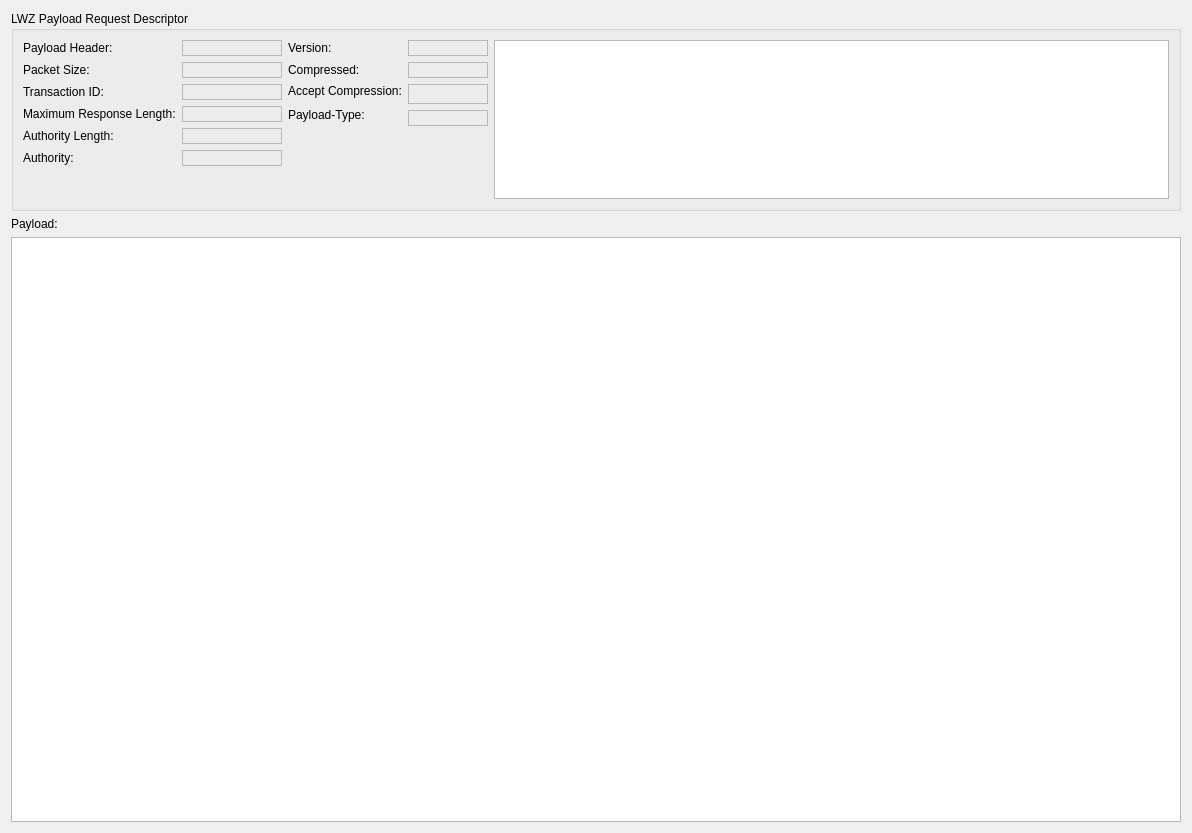
     <widget class="QWidget" name="tab_2" >
      <property name="geometry" >
       <rect>
        <x>180</x>
        <y>199</y>
        <width>1192</width>
        <height>833</height>
       </rect>
      </property>
      <attribute name="title" >
       <string>Request-Packet</string>
      </attribute>
      <attribute name="icon" >
       <iconset resource="res.qrc" >
        <normaloff>:/icons/resources/out.png</normaloff>:/icons/resources/out.png</iconset>
      </attribute>
      <layout class="QVBoxLayout" >
       <item>
        <widget class="QGroupBox" name="groupBox_2" >
         <property name="minimumSize" >
          <size>
           <width>0</width>
           <height>200</height>
          </size>
         </property>
         <property name="maximumSize" >
          <size>
           <width>16777215</width>
           <height>200</height>
          </size>
         </property>
         <property name="title" >
          <string>LWZ Payload Request Descriptor</string>
         </property>
         <layout class="QHBoxLayout" >
          <item>
           <layout class="QGridLayout" >
            <item row="0" column="0" >
             <widget class="QLabel" name="label_15" >
              <property name="text" >
               <string>Payload Header:</string>
              </property>
             </widget>
            </item>
            <item row="0" column="1" >
             <widget class="QLabel" name="req_payload_header" >
              <property name="minimumSize" >
               <size>
                <width>100</width>
                <height>0</height>
               </size>
              </property>
              <property name="frameShape" >
               <enum>QFrame::StyledPanel</enum>
              </property>
              <property name="frameShadow" >
               <enum>QFrame::Sunken</enum>
              </property>
              <property name="text" >
               <string/>
              </property>
              <property name="margin" >
               <number>0</number>
              </property>
             </widget>
            </item>
            <item row="1" column="0" >
             <widget class="QLabel" name="label_22" >
              <property name="text" >
               <string>Packet Size:</string>
              </property>
             </widget>
            </item>
            <item row="1" column="1" >
             <widget class="QLabel" name="req_packet_size" >
              <property name="frameShape" >
               <enum>QFrame::StyledPanel</enum>
              </property>
              <property name="frameShadow" >
               <enum>QFrame::Sunken</enum>
              </property>
              <property name="text" >
               <string/>
              </property>
              <property name="margin" >
               <number>0</number>
              </property>
             </widget>
            </item>
            <item row="2" column="0" >
             <widget class="QLabel" name="label_16" >
              <property name="text" >
               <string>Transaction ID:</string>
              </property>
             </widget>
            </item>
            <item row="2" column="1" >
             <widget class="QLabel" name="req_transactionId" >
              <property name="frameShape" >
               <enum>QFrame::StyledPanel</enum>
              </property>
              <property name="frameShadow" >
               <enum>QFrame::Sunken</enum>
              </property>
              <property name="text" >
               <string/>
              </property>
              <property name="margin" >
               <number>0</number>
              </property>
             </widget>
            </item>
            <item row="3" column="0" >
             <widget class="QLabel" name="label_17" >
              <property name="text" >
               <string>Maximum Response Length:</string>
              </property>
             </widget>
            </item>
            <item row="3" column="1" >
             <widget class="QLabel" name="req_maxRespLength" >
              <property name="frameShape" >
               <enum>QFrame::StyledPanel</enum>
              </property>
              <property name="frameShadow" >
               <enum>QFrame::Sunken</enum>
              </property>
              <property name="text" >
               <string/>
              </property>
              <property name="margin" >
               <number>0</number>
              </property>
             </widget>
            </item>
            <item row="4" column="0" >
             <widget class="QLabel" name="label_18" >
              <property name="text" >
               <string>Authority Length:</string>
              </property>
             </widget>
            </item>
            <item row="4" column="1" >
             <widget class="QLabel" name="req_authorityLength" >
              <property name="frameShape" >
               <enum>QFrame::StyledPanel</enum>
              </property>
              <property name="frameShadow" >
               <enum>QFrame::Sunken</enum>
              </property>
              <property name="text" >
               <string/>
              </property>
              <property name="margin" >
               <number>0</number>
              </property>
             </widget>
            </item>
            <item row="5" column="0" >
             <widget class="QLabel" name="label_19" >
              <property name="text" >
               <string>Authority:</string>
              </property>
             </widget>
            </item>
            <item row="5" column="1" >
             <widget class="QLabel" name="req_authority" >
              <property name="frameShape" >
               <enum>QFrame::StyledPanel</enum>
              </property>
              <property name="frameShadow" >
               <enum>QFrame::Sunken</enum>
              </property>
              <property name="text" >
               <string/>
              </property>
              <property name="margin" >
               <number>0</number>
              </property>
             </widget>
            </item>
            <item row="6" column="0" >
             <spacer>
              <property name="orientation" >
               <enum>Qt::Vertical</enum>
              </property>
              <property name="sizeHint" stdset="0" >
               <size>
                <width>20</width>
                <height>40</height>
               </size>
              </property>
             </spacer>
            </item>
           </layout>
          </item>
          <item>
           <layout class="QVBoxLayout" >
            <item>
             <layout class="QGridLayout" >
              <item row="0" column="0" >
               <widget class="QLabel" name="label_26" >
                <property name="text" >
                 <string>Version:</string>
                </property>
               </widget>
              </item>
              <item row="0" column="1" >
               <widget class="QLabel" name="req_version" >
                <property name="minimumSize" >
                 <size>
                  <width>80</width>
                  <height>0</height>
                 </size>
                </property>
                <property name="frameShape" >
                 <enum>QFrame::StyledPanel</enum>
                </property>
                <property name="frameShadow" >
                 <enum>QFrame::Sunken</enum>
                </property>
                <property name="text" >
                 <string/>
                </property>
                <property name="margin" >
                 <number>0</number>
                </property>
               </widget>
              </item>
              <item row="1" column="0" >
               <widget class="QLabel" name="label_30" >
                <property name="text" >
                 <string>Compressed:</string>
                </property>
               </widget>
              </item>
              <item row="1" column="1" >
               <widget class="QLabel" name="req_compressed" >
                <property name="frameShape" >
                 <enum>QFrame::StyledPanel</enum>
                </property>
                <property name="frameShadow" >
                 <enum>QFrame::Sunken</enum>
                </property>
                <property name="text" >
                 <string/>
                </property>
                <property name="margin" >
                 <number>0</number>
                </property>
               </widget>
              </item>
              <item row="2" column="0" >
               <widget class="QLabel" name="label_31" >
                <property name="text" >
                 <string>Accept Compression:</string>
                </property>
               </widget>
              </item>
              <item rowspan="2" row="2" column="1" >
               <widget class="QLabel" name="req_accept_compression" >
                <property name="frameShape" >
                 <enum>QFrame::StyledPanel</enum>
                </property>
                <property name="frameShadow" >
                 <enum>QFrame::Sunken</enum>
                </property>
                <property name="text" >
                 <string/>
                </property>
                <property name="margin" >
                 <number>0</number>
                </property>
               </widget>
              </item>
              <item rowspan="2" row="3" column="0" >
               <widget class="QLabel" name="label_32" >
                <property name="text" >
                 <string>Payload-Type:</string>
                </property>
               </widget>
              </item>
              <item row="4" column="1" >
               <widget class="QLabel" name="req_payloadtype" >
                <property name="frameShape" >
                 <enum>QFrame::StyledPanel</enum>
                </property>
                <property name="frameShadow" >
                 <enum>QFrame::Sunken</enum>
                </property>
                <property name="text" >
                 <string/>
                </property>
                <property name="margin" >
                 <number>0</number>
                </property>
               </widget>
              </item>
             </layout>
            </item>
            <item>
             <spacer>
              <property name="orientation" >
               <enum>Qt::Vertical</enum>
              </property>
              <property name="sizeHint" stdset="0" >
               <size>
                <width>20</width>
                <height>40</height>
               </size>
              </property>
             </spacer>
            </item>
           </layout>
          </item>
          <item>
           <widget class="QTextBrowser" name="req_packet" >
            <property name="font" >
             <font>
              <family>Courier</family>
              <stylestrategy>PreferDefault</stylestrategy>
             </font>
            </property>
            <property name="horizontalScrollBarPolicy" >
             <enum>Qt::ScrollBarAsNeeded</enum>
            </property>
            <property name="lineWrapMode" >
             <enum>QTextEdit::NoWrap</enum>
            </property>
           </widget>
          </item>
         </layout>
        </widget>
       </item>
       <item>
        <widget class="QLabel" name="label_23" >
         <property name="text" >
          <string>Payload:</string>
         </property>
        </widget>
       </item>
       <item>
        <widget class="QTextBrowser" name="request" />
       </item>
      </layout>
     </widget>
